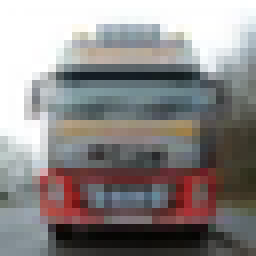
#> input picture Test.jpg, 32 x 32 px (shown 8 times larger)
$ python Test3.py
#> lines starting #> are read from the running program, lines starting #| are printed output that depends on the picture
import matplotlib.pyplot as plt
import matplotlib.image as mpt
import numpy as np
from PIL import Image
plt.rcParams['toolbar']='None'
image=plt.imread("Test.jpg")
#> image is the input picture: shape (32, 32, 4) float32; mean R, G, B, A 0.547, 0.532, 0.529, 1
height,width,depth=image.shape
#> height = 32; width = 32; depth = 4
figsize=350/80,300/80
fig=plt.figure(figsize=figsize)
plt.plot([1,2,3])
plt.subplot(211)
first_image = np.array(image, dtype='float')
pixels = first_image.reshape((32, 32,-1))
plt.imshow(pixels, cmap='gray')
#plt.imshow(image,cmap='gray',interpolation='none', extent=(0,32,32,64))
plt.axis('off')
str_comp_thinks="This is what the computer thinks this is: "
plt.text(-20,20,str_comp_thinks)
str_actual="This is what it actually is: "
plt.text(-20,25,str_actual)
plt.show()
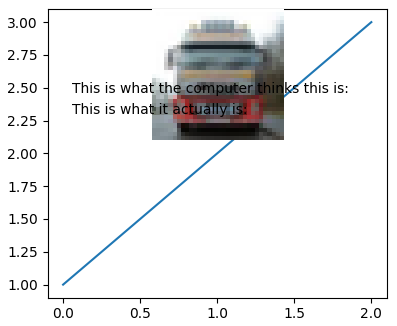
#> figure drawn by matplotlib, 2 panels
